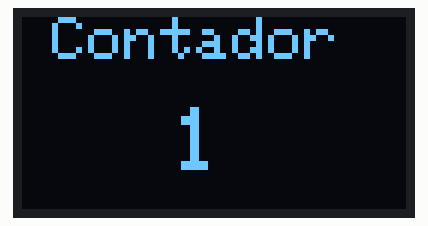
The program below on a simulated ESP32. On the bench: 128×64 one-colour display. The display library's start-up logo is not drawn.

Above: at 2.1 s.
At 2.6 s:
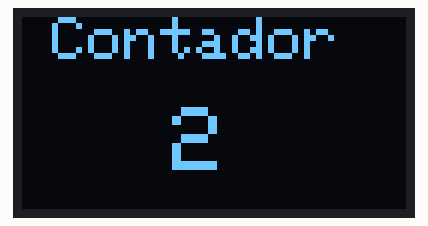
At 3.1 s:
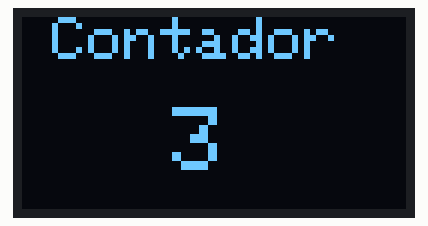
At 4.6 s:
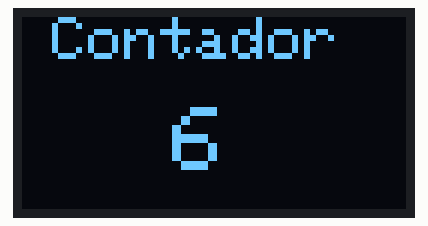
At 5.6 s:
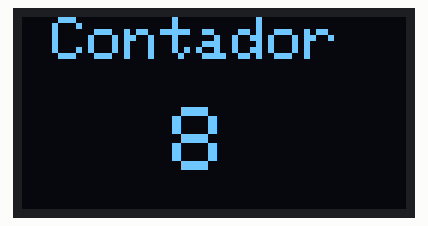
At 7.2 s:
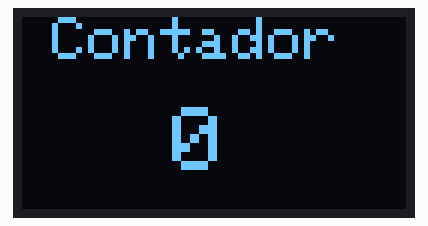

Measured:
- by itself, everything shown: repeats every 5.5 s, in 11 steps
- what the display in image 0 shows lasts 0.5 s, from 2.1 s to 2.6 s

The program:

main.cpp
```cpp
#include <Arduino.h>
#include <Wire.h>
#include <Adafruit_GFX.h>
#include <Adafruit_SSD1306.h>

// Definiciones para el display SSD1306
#define SCREEN_WIDTH 128
#define SCREEN_HEIGHT 64
#define OLED_RESET    -1  // Reset pin # (or -1 if sharing Arduino reset pin)
#define SCREEN_ADDRESS 0x3C  // Dirección I2C del display SSD1306

// Crear objeto display
Adafruit_SSD1306 display(SCREEN_WIDTH, SCREEN_HEIGHT, &Wire, OLED_RESET);

// Variable para el contador
int contador = 0;

// Tarea periódica para incrementar el contador
void tareaContador(void * parameter) {
  while (1) {
    if (contador < 10) {
      contador++;
    } else {
      contador = 0;
    }
    vTaskDelay(pdMS_TO_TICKS(500));  // Esperar 500ms
  }
}

// Tarea periódica para actualizar el display
void tareaDisplay(void * parameter) {
  while (1) {
    display.clearDisplay();
    display.setCursor(10, 0);
    display.setTextSize(2);
    display.setTextColor(SSD1306_WHITE);
    display.print("Contador");
    display.setCursor(50, 30);
    display.setTextSize(3);
    display.print(contador);
    display.display();
    vTaskDelay(pdMS_TO_TICKS(100));  // Esperar 100ms
  }
}

void setup() {
  // Inicializar el display SSD1306
  if(!display.begin(SSD1306_SWITCHCAPVCC, SCREEN_ADDRESS)) {
    Serial.println(F("SSD1306 allocation failed"));
    for(;;); // Detener la ejecución si no se puede inicializar el display
  }
  display.display();
  delay(2000);  // Pausa para mostrar el logo de Adafruit (opcional)
  display.clearDisplay();

// Mostrar el valor inicial del contador (0) antes de iniciar las tareas (opcional)
 /* display.clearDisplay();
  display.setCursor(0, 0);
  display.setTextSize(2);
  display.setTextColor(SSD1306_WHITE);
  display.print("Contador:");
  display.setCursor(0, 30);
  display.setTextSize(3);
  display.print(contador);
  display.display();
*/

  // Crear tareas de FreeRTOS
  xTaskCreate(
    tareaContador,    // Función de la tarea
    "Contador",       // Nombre de la tarea
    10000,            // Tamaño del stack
    NULL,             // Parámetros de la tarea
    1,                // Prioridad de la tarea
    NULL              // Handle de la tarea
  );

  xTaskCreate(
    tareaDisplay,     // Función de la tarea
    "Display",        // Nombre de la tarea
    10000,            // Tamaño del stack
    NULL,             // Parámetros de la tarea
    1,                // Prioridad de la tarea
    NULL              // Handle de la tarea
  );
}

void loop() {
  // El loop está vacío porque las tareas se manejan en FreeRTOS
}
```
